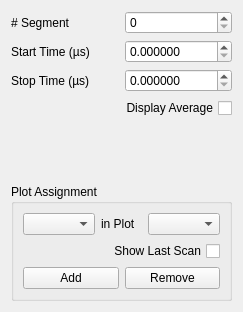
             <widget class="QWidget" name="pDisplay">
              <property name="geometry">
               <rect>
                <x>0</x>
                <y>0</y>
                <width>243</width>
                <height>312</height>
               </rect>
              </property>
              <attribute name="label">
               <string>Display</string>
              </attribute>
              <layout class="QVBoxLayout" name="verticalLayout_16">
               <item>
                <layout class="QHBoxLayout" name="horizontalLayout_32">
                 <item>
                  <widget class="QLabel" name="label_21">
                   <property name="text">
                    <string># Segment</string>
                   </property>
                  </widget>
                 </item>
                 <item>
                  <widget class="QSpinBox" name="sB_SegmentId"/>
                 </item>
                </layout>
               </item>
               <item>
                <layout class="QHBoxLayout" name="horizontalLayout_33">
                 <item>
                  <widget class="QLabel" name="label_22">
                   <property name="text">
                    <string>Start Time (µs)</string>
                   </property>
                  </widget>
                 </item>
                 <item>
                  <widget class="QDoubleSpinBox" name="dSB_TimeStart">
                   <property name="decimals">
                    <number>6</number>
                   </property>
                  </widget>
                 </item>
                </layout>
               </item>
               <item>
                <layout class="QHBoxLayout" name="horizontalLayout_34">
                 <item>
                  <widget class="QLabel" name="label_23">
                   <property name="text">
                    <string>Stop Time (µs)</string>
                   </property>
                  </widget>
                 </item>
                 <item>
                  <widget class="QDoubleSpinBox" name="dSB_TimeStart_2">
                   <property name="decimals">
                    <number>6</number>
                   </property>
                  </widget>
                 </item>
                </layout>
               </item>
               <item>
                <widget class="QCheckBox" name="cB_DisplayAverage">
                 <property name="layoutDirection">
                  <enum>Qt::RightToLeft</enum>
                 </property>
                 <property name="text">
                  <string>Display Average</string>
                 </property>
                </widget>
               </item>
               <item>
                <spacer name="verticalSpacer_5">
                 <property name="orientation">
                  <enum>Qt::Vertical</enum>
                 </property>
                 <property name="sizeHint" stdset="0">
                  <size>
                   <width>20</width>
                   <height>40</height>
                  </size>
                 </property>
                </spacer>
               </item>
               <item>
                <widget class="QGroupBox" name="groupBox_10">
                 <property name="title">
                  <string>Plot Assignment</string>
                 </property>
                 <layout class="QVBoxLayout" name="verticalLayout_10">
                  <item>
                   <layout class="QHBoxLayout" name="horizontalLayout_10">
                    <item>
                     <widget class="QComboBox" name="coB_AddChannel"/>
                    </item>
                    <item>
                     <widget class="QLabel" name="label_6">
                      <property name="layoutDirection">
                       <enum>Qt::LeftToRight</enum>
                      </property>
                      <property name="text">
                       <string>in Plot</string>
                      </property>
                     </widget>
                    </item>
                    <item>
                     <widget class="QComboBox" name="coB_PlotId"/>
                    </item>
                   </layout>
                  </item>
                  <item>
                   <widget class="QCheckBox" name="cB_ShowLastScan">
                    <property name="layoutDirection">
                     <enum>Qt::RightToLeft</enum>
                    </property>
                    <property name="text">
                     <string>Show Last Scan</string>
                    </property>
                   </widget>
                  </item>
                  <item>
                   <layout class="QHBoxLayout" name="horizontalLayout_12">
                    <item>
                     <widget class="QPushButton" name="pB_AddToPlot">
                      <property name="text">
                       <string>Add</string>
                      </property>
                     </widget>
                    </item>
                    <item>
                     <widget class="QPushButton" name="pB_RemoveFromPlot">
                      <property name="text">
                       <string>Remove</string>
                      </property>
                     </widget>
                    </item>
                   </layout>
                  </item>
                 </layout>
                </widget>
               </item>
              </layout>
             </widget>
